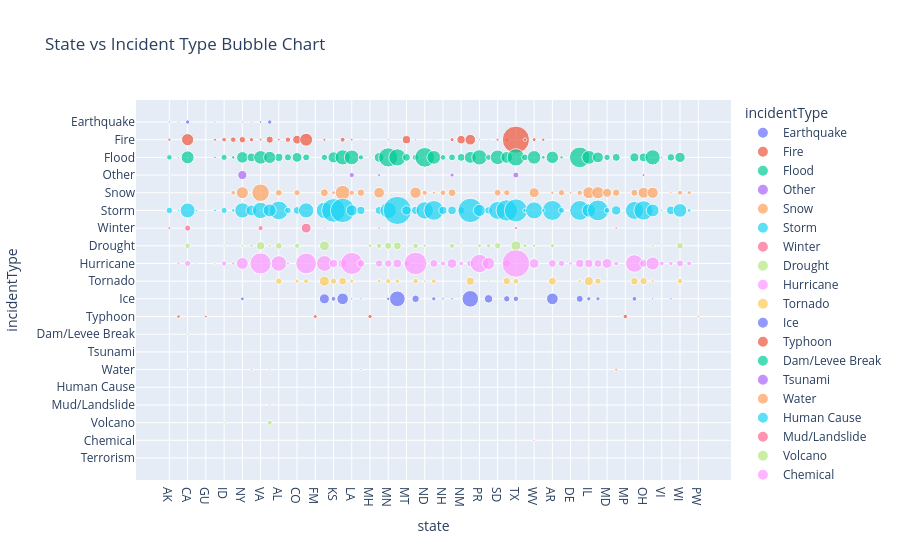

The notebook cell saved with this chart:
### Code cell
state_type = (df.groupby(['state', 'incidentType'])
              .size()
              .reset_index(name='count'))

import plotly.express as px

fig = px.scatter(
    state_type,
    x='state',
    y='incidentType',
    size='count',
    color='incidentType',
    title='State vs Incident Type Bubble Chart'
)

fig.show()

### Figure 1 — Plotly figure (JSON) as saved in the notebook; plotly's stock layout.template omitted (floating-point values rounded to 4 significant figures)
{"data": [{"hovertemplate": "incidentType=%{y}<br>state=%{x}<br>count=%{marker.size}<extra></extra>", "legendgroup": "Earthquake", "marker": {"color": "#636efa", "size": [7, 5, 29, 1, 1, 7, 3, 1, 6, 5, 10, 30], "sizemode": "area", "sizeref": 3.007, "symbol": "circle"}, "mode": "markers", "name": "Earthquake", "orientation": "v", "showlegend": true, "type": "scatter", "x": ["AK", "AS", "CA", "DC", "GU", "HI", "ID", "NV", "NY", "OR", "VA", "WA"], "xaxis": "x", "y": ["Earthquake", "Earthquake", "Earthquake", "Earthquake", "Earthquake", "Earthquake", "Earthquake", "Earthquake", "Earthquake", "Earthquake", "Earthquake", "Earthquake"], "yaxis": "y"}, {"hovertemplate": "incidentType=%{y}<br>state=%{x}<br>count=%{marker.size}<extra></extra>", "legendgroup": "Fire", "marker": {"color": "#EF553B", "size": [16, 11, 44, 224, 117, 251, 1, 13, 15, 32, 3, 36, 11, 3, 1, 1, 6, 1, 102, 5, 1, 4, 1, 24, 111, 46, 63, 171, 28, 5, 3, 14, 18, 1118, 17, 11, 78, 24, 17], "sizemode": "area", "sizeref": 3.007, "symbol": "circle"}, "mode": "markers", "name": "Fire", "orientation": "v", "showlegend": true, "type": "scatter", "x": ["AK", "AL", "AZ", "CA", "CO", "FL", "FM", "GA", "HI", "ID", "KS", "KY", "LA", "MA", "MH", "MI", "MN", "MO", "MT", "NC", "ND", "NE", "NH", "NJ", "NM", "NV", "NY", "OK", "OR", "PR", "SC", "SD", "TN", "TX", "UT", "VA", "WA", "WV", "WY"], "xaxis": "x", "y": ["Fire", "Fire", "Fire", "Fire", "Fire", "Fire", "Fire", "Fire", "Fire", "Fire", "Fire", "Fire", "Fire", "Fire", "Fire", "Fire", "Fire", "Fire", "Fire", "Fire", "Fire", "Fire", "Fire", "Fire", "Fire", "Fire", "Fire", "Fire", "Fire", "Fire", "Fire", "Fire", "Fire", "Fire", "Fire", "Fire", "Fire", "Fire", "Fire"], "yaxis": "y"}, {"hovertemplate": "incidentType=%{y}<br>state=%{x}<br>count=%{marker.size}<extra></extra>", "legendgroup": "Flood", "marker": {"color": "#00cc96", "size": [46, 104, 235, 5, 77, 254, 146, 17, 3, 73, 1, 62, 11, 641, 57, 288, 177, 186, 345, 331, 42, 62, 96, 6, 144, 555, 447, 1, 125, 93, 63, 585, 285, 49, 70, 94, 19, 200, 116, 215, 117, 349, 356, 54, 324, 205, 454, 71, 280, 7, 87, 224, 163, 279, 21], "sizemode": "area", "sizeref": 3.007, "symbol": "circle"}, "mode": "markers", "name": "Flood", "orientation": "v", "showlegend": true, "type": "scatter", "x": ["AK", "AL", "AR", "AS", "AZ", "CA", "CO", "CT", "DE", "FL", "FM", "GA", "HI", "IA", "ID", "IL", "IN", "KS", "KY", "LA", "MA", "MD", "ME", "MH", "MI", "MN", "MO", "MP", "MS", "MT", "NC", "ND", "NE", "NH", "NJ", "NM", "NV", "NY", "OH", "OK", "OR", "PA", "PR", "SC", "SD", "TN", "TX", "UT", "VA", "VI", "VT", "WA", "WI", "WV", "WY"], "xaxis": "x", "y": ["Flood", "Flood", "Flood", "Flood", "Flood", "Flood", "Flood", "Flood", "Flood", "Flood", "Flood", "Flood", "Flood", "Flood", "Flood", "Flood", "Flood", "Flood", "Flood", "Flood", "Flood", "Flood", "Flood", "Flood", "Flood", "Flood", "Flood", "Flood", "Flood", "Flood", "Flood", "Flood", "Flood", "Flood", "Flood", "Flood", "Flood", "Flood", "Flood", "Flood", "Flood", "Flood", "Flood", "Flood", "Flood", "Flood", "Flood", "Flood", "Flood", "Flood", "Flood", "Flood", "Flood", "Flood", "Flood"], "yaxis": "y"}, {"hovertemplate": "incidentType=%{y}<br>state=%{x}<br>count=%{marker.size}<extra></extra>", "legendgroup": "Other", "marker": {"color": "#ab63fa", "size": [4, 1, 1, 1, 2, 2, 1, 41, 4, 14, 1, 26, 126, 14, 1, 2, 56], "sizemode": "area", "sizeref": 3.007, "symbol": "circle"}, "mode": "markers", "name": "Other", "orientation": "v", "showlegend": true, "type": "scatter", "x": ["AK", "CA", "DC", "FL", "HI", "KS", "KY", "LA", "MA", "MI", "MN", "NJ", "NY", "OH", "PR", "RI", "TX"], "xaxis": "x", "y": ["Other", "Other", "Other", "Other", "Other", "Other", "Other", "Other", "Other", "Other", "Other", "Other", "Other", "Other", "Other", "Other", "Other"], "yaxis": "y"}, {"hovertemplate": "incidentType=%{y}<br>state=%{x}<br>count=%{marker.size}<extra></extra>", "legendgroup": "Snow", "marker": {"color": "#FFA15A", "size": [4, 67, 17, 55, 60, 3, 13, 93, 43, 1, 218, 226, 23, 332, 42, 83, 126, 81, 174, 4, 72, 1, 193, 40, 15, 49, 92, 31, 221, 181, 4, 189, 27, 70, 57, 462, 9, 39, 148], "sizemode": "area", "sizeref": 3.007, "symbol": "circle"}, "mode": "markers", "name": "Snow", "orientation": "v", "showlegend": true, "type": "scatter", "x": ["AK", "AL", "AR", "CO", "CT", "DC", "DE", "GA", "IA", "ID", "IL", "IN", "KS", "KY", "LA", "MA", "MD", "ME", "MI", "MN", "MS", "MT", "NC", "ND", "NE", "NH", "NJ", "NV", "NY", "OH", "OK", "PA", "RI", "SD", "TN", "VA", "VT", "WI", "WV"], "xaxis": "x", "y": ["Snow", "Snow", "Snow", "Snow", "Snow", "Snow", "Snow", "Snow", "Snow", "Snow", "Snow", "Snow", "Snow", "Snow", "Snow", "Snow", "Snow", "Snow", "Snow", "Snow", "Snow", "Snow", "Snow", "Snow", "Snow", "Snow", "Snow", "Snow", "Snow", "Snow", "Snow", "Snow", "Snow", "Snow", "Snow", "Snow", "Snow", "Snow", "Snow"], "yaxis": "y"}, {"hovertemplate": "incidentType=%{y}<br>state=%{x}<br>count=%{marker.size}<extra></extra>", "legendgroup": "Storm", "marker": {"color": "#19d3f3", "size": [64, 529, 603, 7, 65, 335, 92, 54, 9, 6, 351, 404, 2, 13, 593, 56, 275, 655, 848, 898, 195, 100, 54, 133, 1, 96, 401, 1203, 492, 134, 103, 457, 590, 99, 113, 90, 19, 350, 566, 903, 178, 247, 224, 21, 88, 488, 689, 802, 32, 404, 7, 115, 254, 282, 441, 20], "sizemode": "area", "sizeref": 3.007, "symbol": "circle"}, "mode": "markers", "name": "Storm", "orientation": "v", "showlegend": true, "type": "scatter", "x": ["AK", "AL", "AR", "AS", "AZ", "CA", "CO", "CT", "DC", "DE", "FL", "GA", "GU", "HI", "IA", "ID", "IL", "IN", "KS", "KY", "LA", "MA", "MD", "ME", "MH", "MI", "MN", "MO", "MS", "MT", "NC", "ND", "NE", "NH", "NJ", "NM", "NV", "NY", "OH", "OK", "OR", "PA", "PR", "RI", "SC", "SD", "TN", "TX", "UT", "VA", "VI", "VT", "WA", "WI", "WV", "WY"], "xaxis": "x", "y": ["Storm", "Storm", "Storm", "Storm", "Storm", "Storm", "Storm", "Storm", "Storm", "Storm", "Storm", "Storm", "Storm", "Storm", "Storm", "Storm", "Storm", "Storm", "Storm", "Storm", "Storm", "Storm", "Storm", "Storm", "Storm", "Storm", "Storm", "Storm", "Storm", "Storm", "Storm", "Storm", "Storm", "Storm", "Storm", "Storm", "Storm", "Storm", "Storm", "Storm", "Storm", "Storm", "Storm", "Storm", "Storm", "Storm", "Storm", "Storm", "Storm", "Storm", "Storm", "Storm", "Storm", "Storm", "Storm", "Storm"], "yaxis": "y"}, {"hovertemplate": "incidentType=%{y}<br>state=%{x}<br>count=%{marker.size}<extra></extra>", "legendgroup": "Winter", "marker": {"color": "#FF6692", "size": [14, 1, 57, 147, 6, 11, 10, 16, 39], "sizemode": "area", "sizeref": 3.007, "symbol": "circle"}, "mode": "markers", "name": "Winter", "orientation": "v", "showlegend": true, "type": "scatter", "x": ["AK", "AZ", "CA", "FL", "GA", "ME", "MI", "TX", "VA"], "xaxis": "x", "y": ["Winter", "Winter", "Winter", "Winter", "Winter", "Winter", "Winter", "Winter", "Winter"], "yaxis": "y"}, {"hovertemplate": "incidentType=%{y}<br>state=%{x}<br>count=%{marker.size}<extra></extra>", "legendgroup": "Drought", "marker": {"color": "#B6E880", "size": [67, 32, 5, 8, 47, 42, 3, 6, 144, 3, 9, 25, 44, 78, 94, 6, 49, 18, 2, 42, 8, 5, 14, 19, 13, 25, 31, 62, 149, 27, 100, 6, 2, 16, 66, 21, 4], "sizemode": "area", "sizeref": 3.007, "symbol": "circle"}, "mode": "markers", "name": "Drought", "orientation": "v", "showlegend": true, "type": "scatter", "x": ["AL", "AR", "AS", "AZ", "CA", "CO", "DE", "FM", "GA", "IA", "ID", "MH", "MI", "MN", "MO", "MT", "NC", "ND", "NE", "NJ", "NM", "NV", "NY", "OR", "PA", "PR", "SC", "SD", "TX", "UT", "VA", "VI", "VT", "WA", "WI", "WV", "WY"], "xaxis": "x", "y": ["Drought", "Drought", "Drought", "Drought", "Drought", "Drought", "Drought", "Drought", "Drought", "Drought", "Drought", "Drought", "Drought", "Drought", "Drought", "Drought", "Drought", "Drought", "Drought", "Drought", "Drought", "Drought", "Drought", "Drought", "Drought", "Drought", "Drought", "Drought", "Drought", "Drought", "Drought", "Drought", "Drought", "Drought", "Drought", "Drought", "Drought"], "yaxis": "y"}, {"hovertemplate": "incidentType=%{y}<br>state=%{x}<br>count=%{marker.size}<extra></extra>", "legendgroup": "Hurricane", "marker": {"color": "#FF97FF", "size": [368, 93, 15, 15, 58, 59, 6, 19, 647, 377, 7, 99, 44, 102, 92, 105, 120, 740, 93, 148, 34, 83, 87, 115, 470, 56, 772, 93, 40, 140, 33, 17, 214, 90, 77, 261, 510, 37, 230, 95, 1151, 675, 35, 28, 73, 141], "sizemode": "area", "sizeref": 3.007, "symbol": "circle"}, "mode": "markers", "name": "Hurricane", "orientation": "v", "showlegend": true, "type": "scatter", "x": ["AL", "AR", "AS", "AZ", "CA", "CT", "DC", "DE", "FL", "GA", "HI", "IA", "ID", "IL", "IN", "KS", "KY", "LA", "MA", "MD", "ME", "MI", "MN", "MO", "MS", "MT", "NC", "NE", "NH", "NJ", "NM", "NV", "NY", "OH", "OK", "PA", "PR", "RI", "SC", "TN", "TX", "VA", "VI", "VT", "WI", "WV"], "xaxis": "x", "y": ["Hurricane", "Hurricane", "Hurricane", "Hurricane", "Hurricane", "Hurricane", "Hurricane", "Hurricane", "Hurricane", "Hurricane", "Hurricane", "Hurricane", "Hurricane", "Hurricane", "Hurricane", "Hurricane", "Hurricane", "Hurricane", "Hurricane", "Hurricane", "Hurricane", "Hurricane", "Hurricane", "Hurricane", "Hurricane", "Hurricane", "Hurricane", "Hurricane", "Hurricane", "Hurricane", "Hurricane", "Hurricane", "Hurricane", "Hurricane", "Hurricane", "Hurricane", "Hurricane", "Hurricane", "Hurricane", "Hurricane", "Hurricane", "Hurricane", "Hurricane", "Hurricane", "Hurricane", "Hurricane"], "yaxis": "y"}, {"hovertemplate": "incidentType=%{y}<br>state=%{x}<br>count=%{marker.size}<extra></extra>", "legendgroup": "Tornado", "marker": {"color": "#FECB52", "size": [61, 95, 27, 3, 38, 155, 18, 125, 59, 59, 90, 24, 3, 3, 22, 39, 30, 83, 1, 42, 11, 36, 3, 81, 98, 15, 7, 2, 82, 50, 1, 47, 2], "sizemode": "area", "sizeref": 3.007, "symbol": "circle"}, "mode": "markers", "name": "Tornado", "orientation": "v", "showlegend": true, "type": "scatter", "x": ["AL", "AR", "CO", "CT", "FL", "GA", "IA", "IL", "IN", "KS", "KY", "LA", "MA", "MD", "MI", "MN", "MO", "MS", "MT", "NC", "ND", "NE", "NY", "OH", "OK", "PA", "SC", "SD", "TN", "TX", "UT", "WI", "WY"], "xaxis": "x", "y": ["Tornado", "Tornado", "Tornado", "Tornado", "Tornado", "Tornado", "Tornado", "Tornado", "Tornado", "Tornado", "Tornado", "Tornado", "Tornado", "Tornado", "Tornado", "Tornado", "Tornado", "Tornado", "Tornado", "Tornado", "Tornado", "Tornado", "Tornado", "Tornado", "Tornado", "Tornado", "Tornado", "Tornado", "Tornado", "Tornado", "Tornado", "Tornado", "Tornado"], "yaxis": "y"}, {"hovertemplate": "incidentType=%{y}<br>state=%{x}<br>count=%{marker.size}<extra></extra>", "legendgroup": "Ice", "marker": {"color": "#636efa", "size": [207, 152, 74, 28, 26, 35, 203, 8, 7, 19, 373, 34, 84, 28, 10, 10, 23, 413, 7, 107, 62, 46, 9, 3, 2], "sizemode": "area", "sizeref": 3.007, "symbol": "circle"}, "mode": "markers", "name": "Ice", "orientation": "v", "showlegend": true, "type": "scatter", "x": ["AR", "GA", "IA", "IL", "IN", "KS", "KY", "LA", "MA", "MN", "MO", "MS", "NC", "NE", "NH", "NJ", "NY", "OK", "PA", "SC", "TN", "TX", "VT", "WA", "WY"], "xaxis": "x", "y": ["Ice", "Ice", "Ice", "Ice", "Ice", "Ice", "Ice", "Ice", "Ice", "Ice", "Ice", "Ice", "Ice", "Ice", "Ice", "Ice", "Ice", "Ice", "Ice", "Ice", "Ice", "Ice", "Ice", "Ice", "Ice"], "yaxis": "y"}, {"hovertemplate": "incidentType=%{y}<br>state=%{x}<br>count=%{marker.size}<extra></extra>", "legendgroup": "Typhoon", "marker": {"color": "#EF553B", "size": [18, 23, 11, 2, 28, 31, 6], "sizemode": "area", "sizeref": 3.007, "symbol": "circle"}, "mode": "markers", "name": "Typhoon", "orientation": "v", "showlegend": true, "type": "scatter", "x": ["AS", "FM", "GU", "HI", "MH", "MP", "PW"], "xaxis": "x", "y": ["Typhoon", "Typhoon", "Typhoon", "Typhoon", "Typhoon", "Typhoon", "Typhoon"], "yaxis": "y"}, {"hovertemplate": "incidentType=%{y}<br>state=%{x}<br>count=%{marker.size}<extra></extra>", "legendgroup": "Dam/Levee Break", "marker": {"color": "#00cc96", "size": [5, 1], "sizemode": "area", "sizeref": 3.007, "symbol": "circle"}, "mode": "markers", "name": "Dam/Levee Break", "orientation": "v", "showlegend": true, "type": "scatter", "x": ["CA", "CO"], "xaxis": "x", "y": ["Dam/Levee Break", "Dam/Levee Break"], "yaxis": "y"}, {"hovertemplate": "incidentType=%{y}<br>state=%{x}<br>count=%{marker.size}<extra></extra>", "legendgroup": "Tsunami", "marker": {"color": "#ab63fa", "size": [3, 3, 3], "sizemode": "area", "sizeref": 3.007, "symbol": "circle"}, "mode": "markers", "name": "Tsunami", "orientation": "v", "showlegend": true, "type": "scatter", "x": ["CA", "HI", "OR"], "xaxis": "x", "y": ["Tsunami", "Tsunami", "Tsunami"], "yaxis": "y"}, {"hovertemplate": "incidentType=%{y}<br>state=%{x}<br>count=%{marker.size}<extra></extra>", "legendgroup": "Water", "marker": {"color": "#FFA15A", "size": [4, 8, 16, 8, 6], "sizemode": "area", "sizeref": 3.007, "symbol": "circle"}, "mode": "markers", "name": "Water", "orientation": "v", "showlegend": true, "type": "scatter", "x": ["CA", "MA", "ME", "OR", "WA"], "xaxis": "x", "y": ["Water", "Water", "Water", "Water", "Water"], "yaxis": "y"}, {"hovertemplate": "incidentType=%{y}<br>state=%{x}<br>count=%{marker.size}<extra></extra>", "legendgroup": "Human Cause", "marker": {"color": "#19d3f3", "size": [4, 1, 1], "sizemode": "area", "sizeref": 3.007, "symbol": "circle"}, "mode": "markers", "name": "Human Cause", "orientation": "v", "showlegend": true, "type": "scatter", "x": ["FL", "NY", "OK"], "xaxis": "x", "y": ["Human Cause", "Human Cause", "Human Cause"], "yaxis": "y"}, {"hovertemplate": "incidentType=%{y}<br>state=%{x}<br>count=%{marker.size}<extra></extra>", "legendgroup": "Mud/Landslide", "marker": {"color": "#FF6692", "size": [1, 1, 2, 6], "sizemode": "area", "sizeref": 3.007, "symbol": "circle"}, "mode": "markers", "name": "Mud/Landslide", "orientation": "v", "showlegend": true, "type": "scatter", "x": ["HI", "NC", "OH", "WA"], "xaxis": "x", "y": ["Mud/Landslide", "Mud/Landslide", "Mud/Landslide", "Mud/Landslide"], "yaxis": "y"}, {"hovertemplate": "incidentType=%{y}<br>state=%{x}<br>count=%{marker.size}<extra></extra>", "legendgroup": "Volcano", "marker": {"color": "#B6E880", "size": [3, 8, 39], "sizemode": "area", "sizeref": 3.007, "symbol": "circle"}, "mode": "markers", "name": "Volcano", "orientation": "v", "showlegend": true, "type": "scatter", "x": ["HI", "ID", "WA"], "xaxis": "x", "y": ["Volcano", "Volcano", "Volcano"], "yaxis": "y"}, {"hovertemplate": "incidentType=%{y}<br>state=%{x}<br>count=%{marker.size}<extra></extra>", "legendgroup": "Chemical", "marker": {"color": "#FF97FF", "size": [1, 1, 1, 1, 2, 2, 9, 1], "sizemode": "area", "sizeref": 3.007, "symbol": "circle"}, "mode": "markers", "name": "Chemical", "orientation": "v", "showlegend": true, "type": "scatter", "x": ["KY", "LA", "MI", "MS", "NY", "RI", "WV", "WY"], "xaxis": "x", "y": ["Chemical", "Chemical", "Chemical", "Chemical", "Chemical", "Chemical", "Chemical", "Chemical"], "yaxis": "y"}, {"hovertemplate": "incidentType=%{y}<br>state=%{x}<br>count=%{marker.size}<extra></extra>", "legendgroup": "Terrorism", "marker": {"color": "#FECB52", "size": [4, 1], "sizemode": "area", "sizeref": 3.007, "symbol": "circle"}, "mode": "markers", "name": "Terrorism", "orientation": "v", "showlegend": true, "type": "scatter", "x": ["MA", "VA"], "xaxis": "x", "y": ["Terrorism", "Terrorism"], "yaxis": "y"}], "layout": {"legend": {"itemsizing": "constant", "title": {"text": "incidentType"}, "tracegroupgap": 0}, "title": {"text": "State vs Incident Type Bubble Chart"}, "xaxis": {"anchor": "y", "domain": [0, 1], "title": {"text": "state"}}, "yaxis": {"anchor": "x", "categoryarray": ["Terrorism", "Chemical", "Volcano", "Mud/Landslide", "Human Cause", "Water", "Tsunami", "Dam/Levee Break", "Typhoon", "Ice", "Tornado", "Hurricane", "Drought", "Winter", "Storm", "Snow", "Other", "Flood", "Fire", "Earthquake"], "categoryorder": "array", "domain": [0, 1], "title": {"text": "incidentType"}}}}
